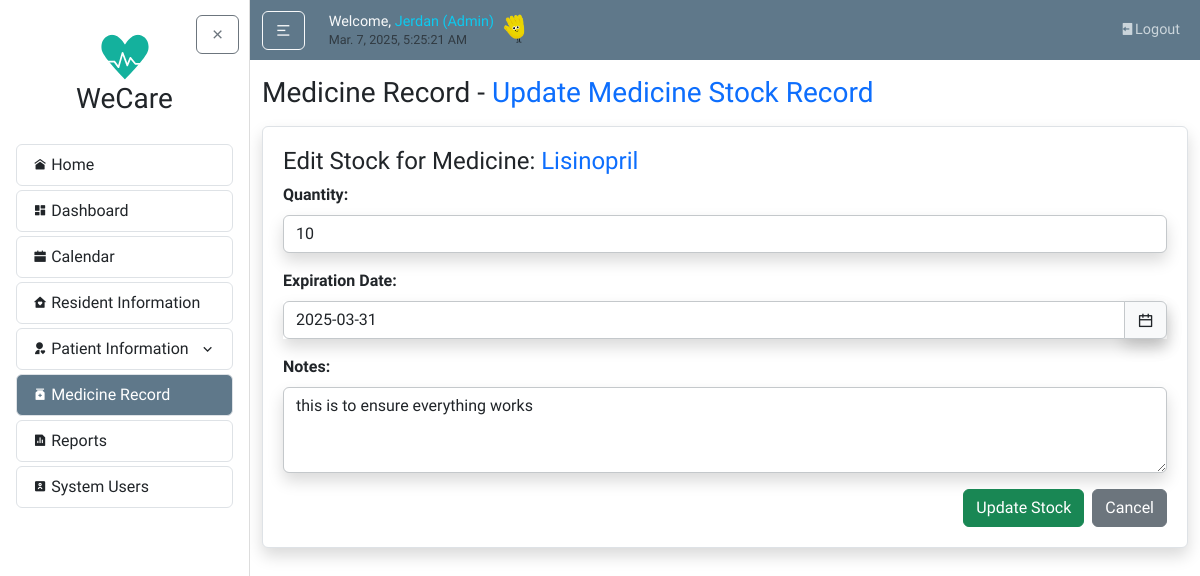
The app's page /medicines/stock/update/17/ (signed in), older data.
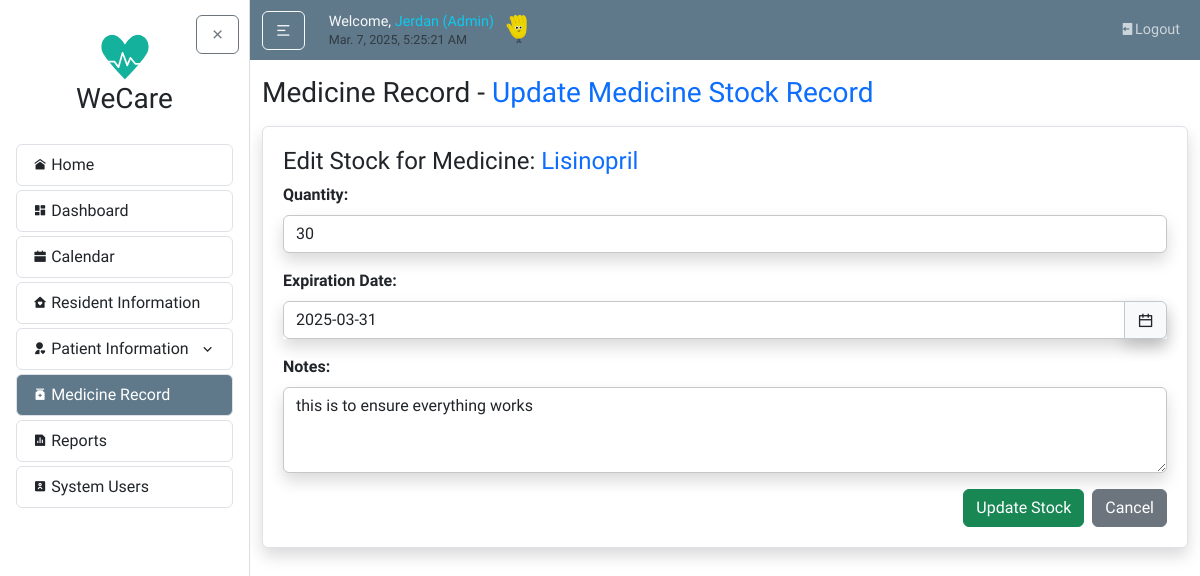
The same page, newer data.
### medicineMonitoring/models.py (models this page shows, shortened)
class MedicineStock(models.Model):
    medicine = models.ForeignKey(Medicine, on_delete=models.CASCADE, related_name="stocks")
    quantity = models.PositiveIntegerField(default=0)
    expiration_date = models.DateField()
    notes = models.TextField(blank=True, null=True)
    objects = MedicineStockManager()

class Medicine(models.Model):
    medicine_name = models.CharField(max_length=255)
    generic_name = models.CharField(max_length=255, blank=True, null=True)
    brand_name = models.CharField(max_length=255, blank=True, null=True)
    dosage = models.CharField(max_length=100, blank=True, null=True)
    unit_price = models.DecimalField(max_digits=10, decimal_places=2, default=Decimal("0.00"))
    total_value = models.DecimalField(max_digits=10, decimal_places=2, default=Decimal("0.00"))
    total_quantity = models.PositiveIntegerField(default=0)
    supplier_name = models.CharField(max_length=255)
    date_last_stock = models.DateField(blank=True)
    notes = models.TextField(blank=True, null=True)

### medicineMonitoring/views.py (the view, shortened to what this page needs)
# urls.py: path('stock/update/<int:stock_pk>/', views.medicine_stock_update, name='stock-update'),
@login_required
def medicine_stock_update(request, stock_pk):
    stock = get_object_or_404(MedicineStock, pk=stock_pk)
    return render(request, "medicineMonitoring/medicine_stock_update.html", {"stock": stock})

### medicineMonitoring/templates/medicineMonitoring/medicine_stock_update.html (shortened to what this page needs)
{% extends "home/layout.html" %}
{% load static %}
{% block body %}
<h3 class="mb-3">Medicine Record - <span class="text-primary">Update Medicine Stock Record</span></h3>
<article class="content-section border rounded shadow">
  <h4>Edit Stock for Medicine: <span class="text-primary">{{ stock.medicine.medicine_name }}</span></h4>
  <form method="post">
    <div class="mb-3">
      <label for="quantity" class="form-label fw-semibold">Quantity:</label>
      <input type="number" id="quantity" name="quantity" class="form-control border-secondary-subtle shadow" value="{{ stock.quantity }}" required>
    </div>
    <div class="mb-3">
      <label for="expiration_date" class="form-label fw-semibold">Expiration Date:</label>
      <div class="input-group shadow">
        <input type="text" id="expiration_date" name="expiration_date" class="form-control border-secondary-subtle flatpickr" placeholder="Select expiration date" value="{{ stock.expiration_date|date:'Y-m-d' }}" required>
        <span class="input-group-text shadow border-secondary-subtle">
          <i class="ri-calendar-line"></i>
        </span>
      </div>
    </div>
    <div class="mb-3">
      <label for="notes" class="form-label fw-semibold">Notes:</label>
      <textarea class="form-control border-secondary-subtle shadow" id="notes" name="notes" rows="3" placeholder="Enter any additional details or remarks here...">{{ stock.notes }}</textarea>
    </div>
    <div class="d-flex justify-content-end">
      <button type="submit" class="btn btn-success">Update Stock</button>
      <a href="{% url 'medicine-detail' stock.medicine.pk %}" class="btn btn-secondary ms-2">Cancel</a>
    </div>
  </form>
</div>
{% endblock body %}

Row changes from the older to the newer data that the page shows:
changed MedicineStock "this is to ensure everything works": quantity "10" → "30"
